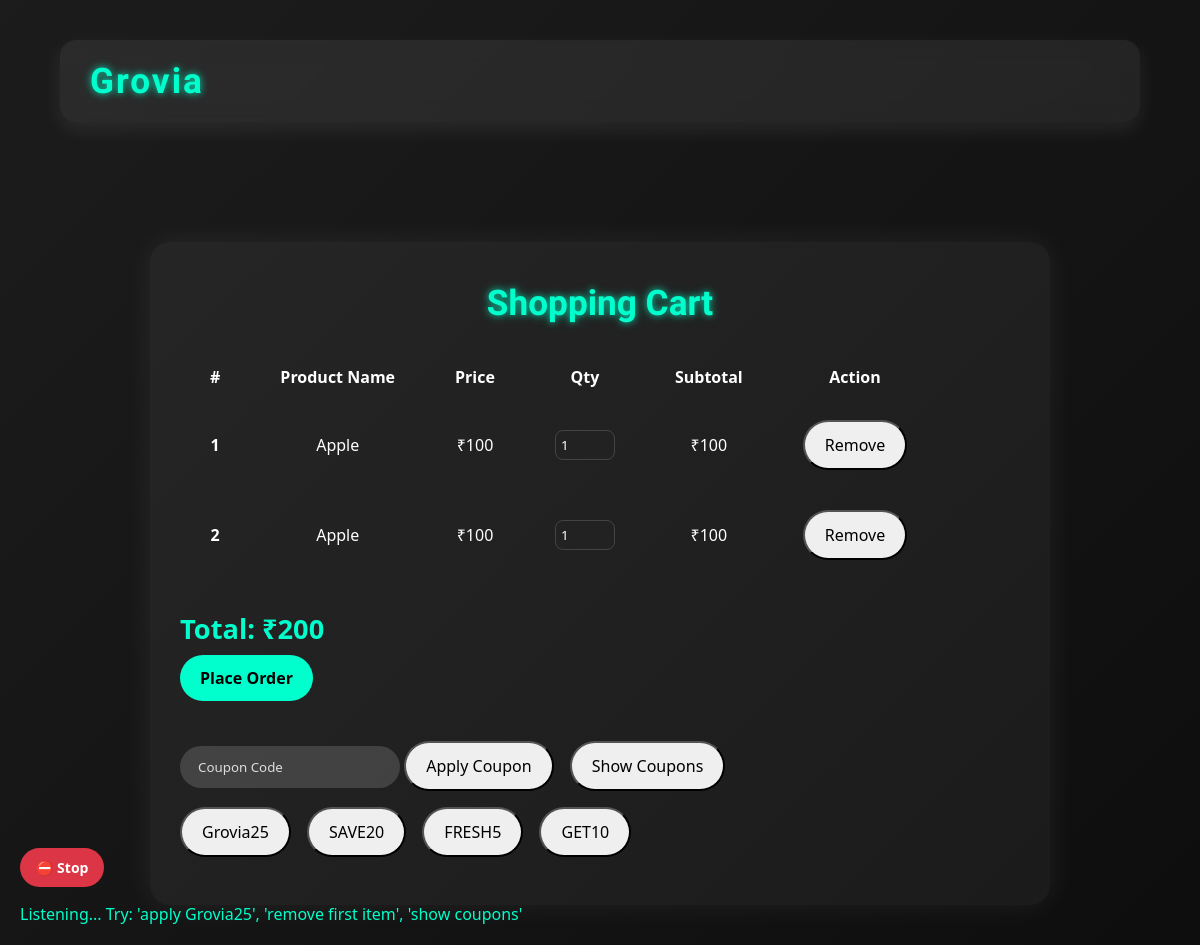
Before: /cart/8 (signed in) with the older database file.
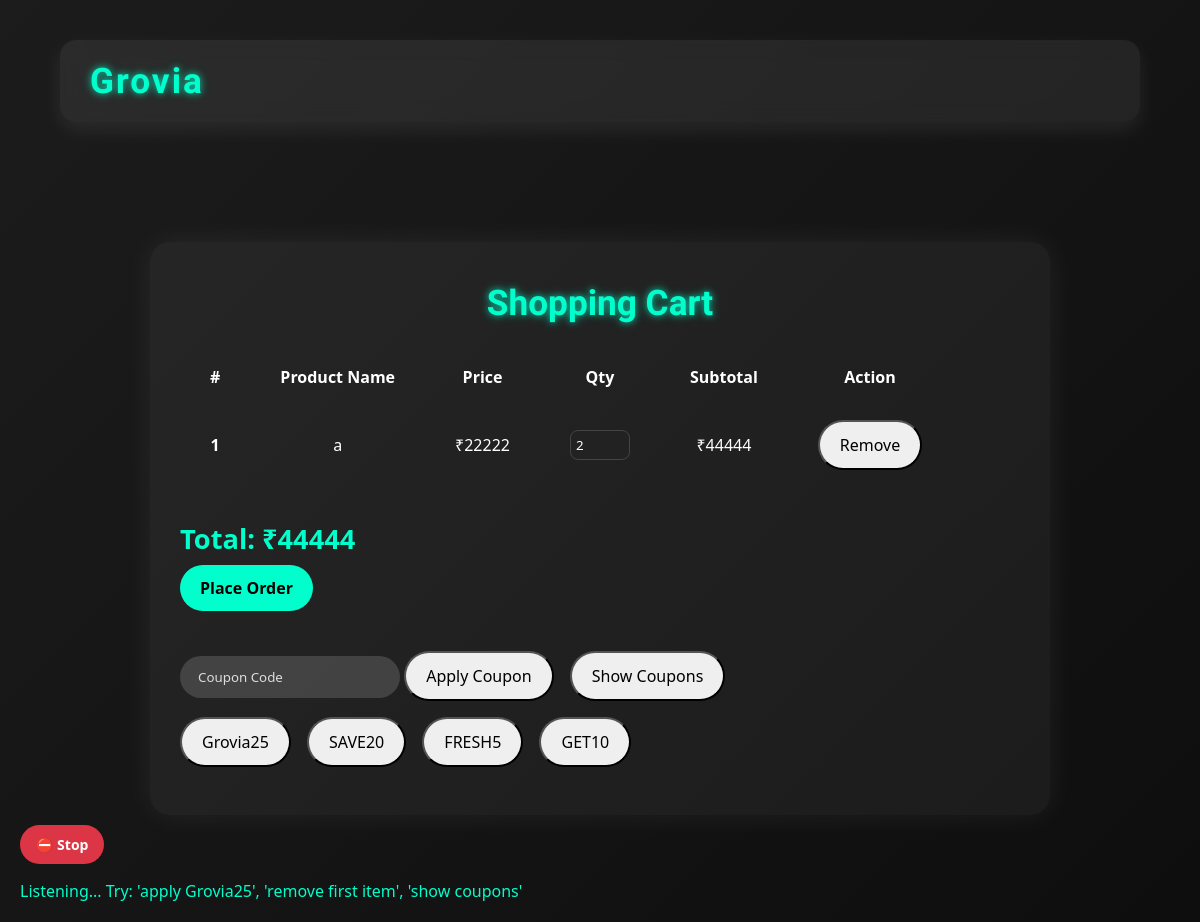
After: the same page with the newer database file.
### vault.py (models this page shows, shortened)
class Cart(Base):
    __tablename__ = 'cart'
    cart_id = Column(Integer, primary_key=True, autoincrement=True)
    user_id = Column('user_id', Integer)
    product_id = Column('product_id', Integer)
    product_name = Column('product_name', String)
    quantity = Column('quantity', Integer)
    price = Column('price', Integer)
    created_at = Column('created_at', String)

### user_routes.py (the view)
@app.route('/cart/<int:pid>')
@login_required
def cart(pid):
    if session['user'] != pid:
        flash("You can only view your own cart.", "danger")
        return redirect('/home')
    products = agent.query(Cart).filter(Cart.user_id == pid).all()
    total = sum([p.price * p.quantity for p in products])
    return render_template('user/cart.html', cart_items=products, total=total, user_id=pid)

### user_routes.py (called while the page is built)
def login_required(f):
    @wraps(f)
    def decorated_function(*args, **kwargs):
        if 'user' not in session:
            return render_template('login/login.html')
        return f(*args, **kwargs)
    return decorated_function

### templates/user/cart.html (shortened to what this page needs)
<!DOCTYPE html>
<html lang="en">
<head>
</head>
<body>
  <div class="main">
    <div class="navigation">
      <h2><a href="/">Grovia</a></h2>
    </div>
  </div>
  <div class="container mt-5 mb-5">
    <div class="card shadow-lg p-3 mb-5 bg-white rounded">
      <h1>Shopping Cart</h1>
      <table class="table">
        <thead>
          <tr>
            <th>#</th><th>Product Name</th><th>Price</th><th>Qty</th><th>Subtotal</th><th>Action</th>
          </tr>
        </thead>
        <tbody id="cart-items">
          {% if cart_items %}
            {% for item in cart_items %}
              <tr>
                <th>{{ loop.index }}</th>
                <td>{{ item.product_name }}</td>
                <td>₹{{ item.price }}</td>
                <td><input type="number" value="{{ item.quantity }}" disabled /></td>
                <td>₹{{ item.price * item.quantity }}</td>
                <td><a href="/cart/del/{{ item.cart_id }}"><button class="btn btn-danger btn-sm">Remove</button></a></td>
              </tr>
            {% endfor %}
          {% else %}
            <tr><td colspan="6">Your cart is empty.</td></tr>
          {% endif %}
        </tbody>
      </table>
      <div class="d-flex justify-content-end align-items-center">
        {% if cart_items %}
          <h4 id="total-amount">Total: ₹{{ total }}</h4>
          <form action="/cart/place_order/{{ user_id }}" method="POST">
            <button type="submit" class="btn btn-primary ml-3" onclick="placeOrder()">Place Order</button>
          </form>
        {% else %}
          <button class="btn btn-primary ml-3" onclick="location.href='/home'">Let's Shop</button>
        {% endif %}
      </div>
      <br />
      <div>
        <input type="text" id="coupon_code" placeholder="Coupon Code"/>
        <button class="btn btn-secondary ml-2" id="apply_coupon" onclick="applyCoupon()">Apply Coupon</button>
        <button class="btn btn-info btn-sm ml-2" onclick="toggleCouponList()">Show Coupons</button>
        <div id="coupon-list">
          <button class="btn btn-outline-success coupon-btn" onclick="autoApply('Grovia25')">Grovia25</button>
          <button class="btn btn-outline-success coupon-btn" onclick="autoApply('SAVE20')">SAVE20</button>
          <button class="btn btn-outline-success coupon-btn" onclick="autoApply('FRESH5')">FRESH5</button>
          <button class="btn btn-outline-success coupon-btn" onclick="autoApply('GET10')">GET10</button>
        </div>
      </div>
    </div>
  </div>
  <div id="ai-controls">
    <button id="stopMicBtn" class="btn btn-danger" style="display:none;">⛔ Stop</button>
    <p id="ai-response" style="margin-top: 8px;"></p>
  </div>
</body>
</html>

Changed rows visible on the page:
removed Cart: product_name "Apple", price "100", quantity "1", item.price*item.quantity "100"
removed Cart: product_name "Apple", price "100", quantity "1", item.price*item.quantity "100"
added Cart: product_name "a", price "22222", quantity "2", item.price*item.quantity "44444"
Other visible differences:
{{ total }}: "200" → "44444"
